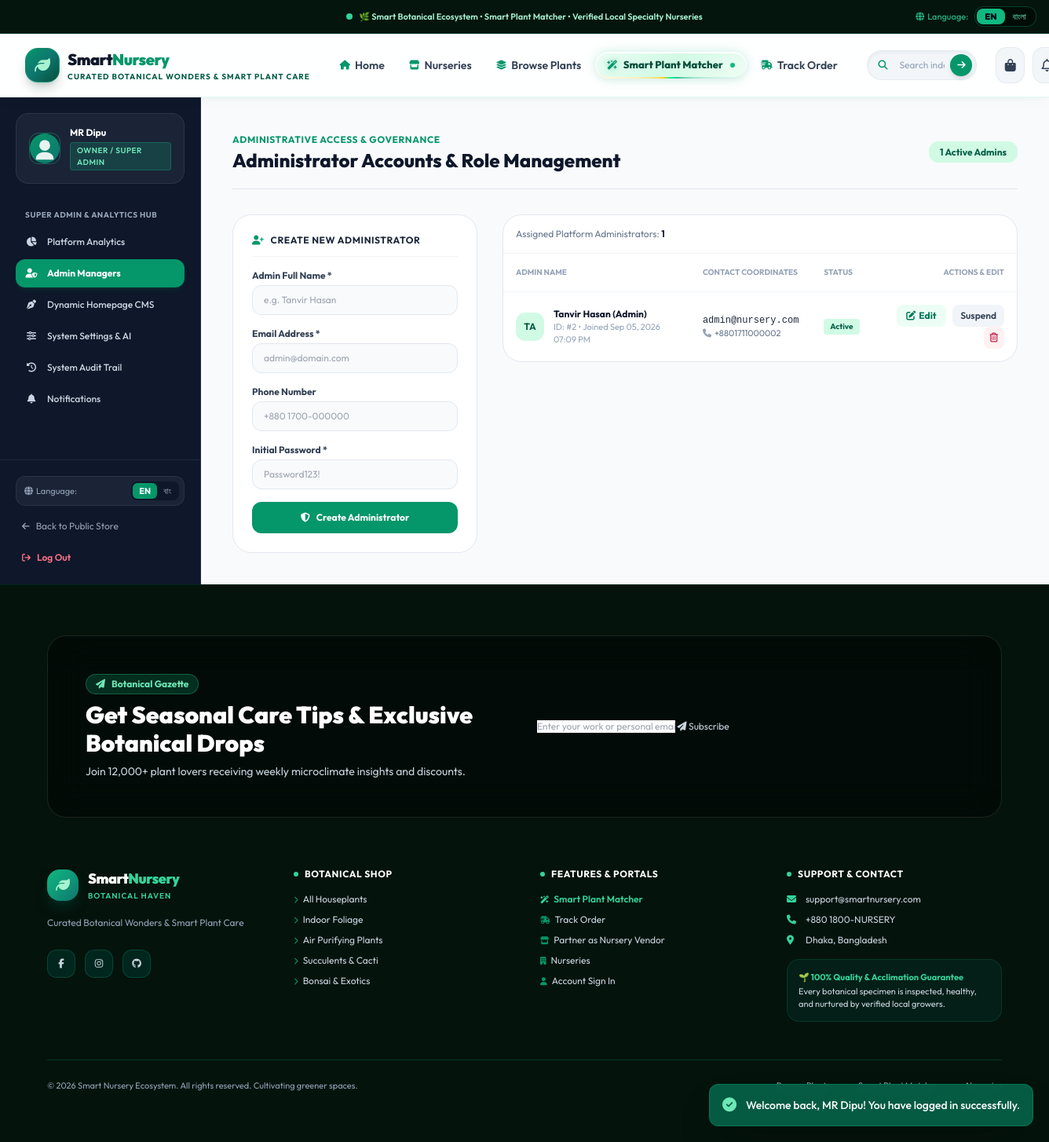
Screenshot of /owner/admins.php (signed in) with the database file from the repository.
### tables this page shows
CREATE TABLE `users` (
  `id` INT AUTO_INCREMENT PRIMARY KEY,
  `role_id` INT NOT NULL,
  `name` VARCHAR(100) NOT NULL,
  `email` VARCHAR(150) NOT NULL UNIQUE,
  `password_hash` VARCHAR(255) NOT NULL,
  `phone` VARCHAR(30) NULL,
  `avatar` VARCHAR(255) NULL,
  `status` ENUM('active', 'pending', 'suspended') NOT NULL DEFAULT 'active',
  `created_at` TIMESTAMP DEFAULT CURRENT_TIMESTAMP,
  `updated_at` TIMESTAMP DEFAULT CURRENT_TIMESTAMP ON UPDATE CURRENT_TIMESTAMP,
  FOREIGN KEY (`role_id`) REFERENCES `roles`(`id`) ON DELETE RESTRICT
);

CREATE TABLE `roles` (
  `id` INT AUTO_INCREMENT PRIMARY KEY,
  `name` VARCHAR(50) NOT NULL UNIQUE,
  `display_name` VARCHAR(100) NOT NULL,
  `description` VARCHAR(255) NULL,
  `created_at` TIMESTAMP DEFAULT CURRENT_TIMESTAMP
);

### owner/admins.php (the view, shortened to what the rows shown need)
<?php
require_once __DIR__ . '/../helpers/auth.php';
require_once __DIR__ . '/../helpers/functions.php';
require_role('owner');
$db = get_db();
$admins = $db->query("
    SELECT u.*, r.display_name AS role_display
    FROM users u
    JOIN roles r ON u.role_id = r.id
    WHERE r.name = 'admin'
    ORDER BY u.id ASC
")->fetchAll();
require_once __DIR__ . '/../includes/header.php';
?>
<div class="flex-1 flex flex-col lg:flex-row">
    <?php require_once __DIR__ . '/../includes/sidebar.php'; ?>
    <main class="flex-1 p-6 sm:p-10 space-y-8 bg-slate-50">
        <div class="border-b border-slate-200 pb-5 flex flex-col sm:flex-row sm:items-center justify-between gap-4">
            <div>
                <h1 class="text-2xl font-extrabold text-slate-900"><?= is_bangla() ? 'অ্যাডমিনিস্ট্রেটর অ্যাকাউন্ট ম্যানেজার' : 'Administrator Accounts & Role Management' ?></h1>
            </div>
        </div>
        <div class="grid grid-cols-1 lg:grid-cols-12 gap-8">
            <div class="lg:col-span-8 space-y-4">
                <div class="bg-white rounded-3xl border border-slate-200 shadow-xs overflow-hidden">
                    <div class="overflow-x-auto">
                        <table class="w-full text-left text-xs">
                            <thead>
                                <tr class="border-b border-slate-100 text-slate-400 uppercase text-[10px] font-bold">
                                    <th class="p-4"><?= is_bangla() ? 'অ্যাডমিনের নাম' : 'Admin Name' ?></th>
                                    <th class="p-4"><?= is_bangla() ? 'ইমেইল ও ফোন' : 'Contact Coordinates' ?></th>
                                    <th class="p-4"><?= is_bangla() ? 'স্ট্যাটাস' : 'Status' ?></th>
                                    <th class="p-4 text-right"><?= is_bangla() ? 'অ্যাকশন ও সম্পাদনা' : 'Actions & Edit' ?></th>
                                </tr>
                            </thead>
                            <tbody class="divide-y divide-slate-50 text-slate-700">
                                <?php if (!empty($admins)): ?>
                                    <?php foreach ($admins as $a): ?>
                                        <tr>
                                            <td class="p-4">
                                                <div class="flex items-center space-x-3">
                                                    <div class="w-9 h-9 rounded-xl bg-emerald-100 text-emerald-800 font-bold flex items-center justify-center text-xs shrink-0">
                                                        <?= strtoupper(substr($a['name'], 0, 2)) ?>
                                                    </div>
                                                    <div>
                                                        <span class="font-bold text-slate-900 block"><?= sanitize($a['name']) ?></span>
                                                        <span class="text-[11px] text-slate-400">ID: #<?= $a['id'] ?> • <?= is_bangla() ? 'যুক্ত' : 'Joined' ?> <?= format_date($a['created_at']) ?></span>
                                                    </div>
                                                </div>
                                            </td>
                                            <td class="p-4">
                                                <span class="font-mono text-slate-800 block text-xs"><?= sanitize($a['email']) ?></span>
                                                <span class="text-slate-500 text-[11px]"><i class="fa-solid fa-phone text-slate-400 mr-1"></i><?= sanitize($a['phone'] ?: 'N/A') ?></span>
                                            </td>
                                            <td class="p-4">
                                                <span class="inline-flex items-center px-2 py-0.5 rounded text-[10px] font-bold <?= $a['status'] === 'active' ? 'bg-emerald-100 text-emerald-800' : 'bg-rose-100 text-rose-800' ?>">
                                                    <?= $a['status'] === 'active' ? __('common.active') : (is_bangla() ? 'স্থগিত' : 'Suspended') ?>
                                                </span>
                                            </td>
                                            <td class="p-4 text-right space-x-1.5">
                                                <button type="button" onclick="openEditAdminModal(<?= htmlspecialchars(json_encode($a), ENT_QUOTES, 'UTF-8') ?>)"
                                                        class="px-3 py-1.5 bg-emerald-50 hover:bg-emerald-100 text-emerald-700 font-bold rounded-lg transition text-xs">
                                                    <i class="fa-solid fa-pen-to-square mr-1"></i><?= __('common.edit') ?>
                                                </button>
                                                <form action="admins.php" method="POST" class="inline">
                                                    <button type="submit" class="px-2.5 py-1.5 text-xs font-semibold rounded-lg <?= $a['status'] === 'active' ? 'bg-slate-100 hover:bg-slate-200 text-slate-700' : 'bg-emerald-50 hover:bg-emerald-100 text-emerald-700' ?>">
                                                        <?= $a['status'] === 'active' ? (is_bangla() ? 'স্থগিত' : 'Suspend') : (is_bangla() ? 'সক্রিয়' : 'Activate') ?>
                                                    </button>
                                                </form>
                                                <form action="admins.php" method="POST" onsubmit="return confirm('<?= is_bangla() ? 'এই অ্যাডমিন অ্যাকাউন্ট কি স্থায়ীভাবে মুছে ফেলতে চান?' : 'Permanently remove this administrator account?' ?>');" class="inline">
                                                    <button type="submit" class="px-2 py-1.5 text-xs font-semibold rounded-lg bg-rose-50 hover:bg-rose-100 text-rose-700" title="<?= is_bangla() ? 'মুছে ফেলুন' : 'Remove' ?>">
                                                        <i class="fa-regular fa-trash-can"></i>
                                                    </button>
                                                </form>
                                            </td>
                                        </tr>
                                    <?php endforeach; ?>
                                <?php endif; ?>
                            </tbody>
                        </table>
                    </div>
                </div>
            </div>
        </div>
    </main>
</div>
<?php require_once __DIR__ . '/../includes/footer.php'; ?>

### includes/sidebar.php (shortened to what the rows shown need)
<?php
require_once __DIR__ . '/../helpers/auth.php';
require_once __DIR__ . '/../helpers/functions.php';
$currentUser = current_user();
$role = $currentUser['role_name'] ?? 'customer';
?>
<aside class="w-full lg:w-64 bg-slate-900 text-slate-200 flex flex-col justify-between border-r border-slate-800 shrink-0">
    <div class="p-5 space-y-6">
        <div class="bg-slate-800/80 rounded-2xl p-4 border border-slate-700/60 flex items-center space-x-3">
            <div class="overflow-hidden">
                <h4 class="text-xs font-bold text-white truncate"><?= sanitize($currentUser['name'] ?? 'User') ?></h4>
                <span class="inline-flex items-center px-2 py-0.5 rounded text-[10px] font-semibold bg-emerald-500/20 text-emerald-300 border border-emerald-500/30 uppercase tracking-wider">
                    <?= __('role.' . $role, sanitize($currentUser['role_display'] ?? ucfirst($role))) ?>
                </span>
            </div>
        </div>
    </div>
</aside>

### rows the page displays
users: name "MR Dipu", role.display_name "OWNER / SUPER ADMIN"
users: name "TA", name "Tanvir Hasan (Admin)", id "2", created_at "Sep 05, 2026 07:09 PM", email "admin@nursery.com", phone "+8801711000002", status "Suspend"

### other values shown
$flashSuccess "Welcome back, MR Dipu! You have logged in successfully."
$announcementText "🌿 Smart Botanical Ecosystem • Smart Plant Matcher • Verified Local Specialty Nurseries"
__('lang.switch_label') "Language"
$brandTitle "Smart"
$brandSubtitle "Nursery"
$brandTag "CURATED BOTANICAL WONDERS & SMART PLANT CARE"
__('nav.home') "Home"
__('nav.nurseries', 'Nurseries') "Nurseries"
__('nav.browse_plants') "Browse Plants"
__('nav.ai_matcher') "Smart Plant Matcher"
__('nav.track_order') "Track Order"
__('owner.dashboard_title') "SUPER ADMIN & ANALYTICS HUB"
__('owner.analytics') "Platform Analytics"
__('owner.admin_managers') "Admin Managers"
__('owner.cms') "Dynamic Homepage CMS"
